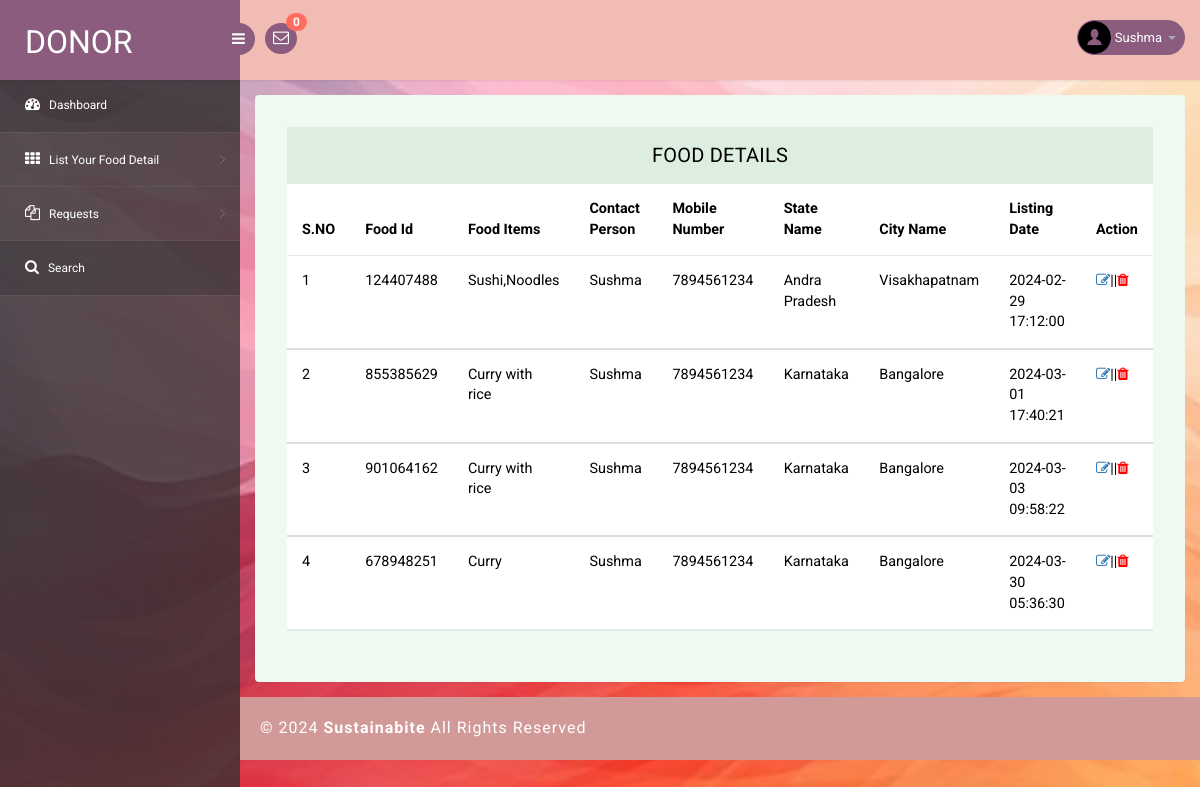
/donor/manage-food-details.php (signed in), run on the app's committed database.
### tables this page shows
CREATE TABLE `tbldonor` (
  `ID` int(10) NOT NULL,
  `FullName` varchar(200) DEFAULT NULL,
  `Email` varchar(200) DEFAULT NULL,
  `MobileNumber` bigint(10) DEFAULT NULL,
  `Password` varchar(120) DEFAULT NULL,
  `RegDate` timestamp NULL DEFAULT current_timestamp()
);

CREATE TABLE `tblfood` (
  `ID` int(10) NOT NULL,
  `DonorID` int(10) DEFAULT NULL,
  `foodId` int(10) DEFAULT NULL,
  `FoodItems` mediumtext DEFAULT NULL,
  `StateName` varchar(200) DEFAULT NULL,
  `CityName` varchar(200) DEFAULT NULL,
  `pgName` longtext NOT NULL,
  `Description` mediumtext DEFAULT NULL,
  `PickupDate` varchar(200) DEFAULT NULL,
  `PickupAddress` mediumtext DEFAULT NULL,
  `ContactPerson` varchar(200) DEFAULT NULL,
  `CPMobNumber` bigint(10) DEFAULT NULL,
  `Image` varchar(200) DEFAULT NULL,
  `CreationDate` timestamp NULL DEFAULT current_timestamp(),
  `UpdationDate` timestamp NULL DEFAULT NULL ON UPDATE current_timestamp()
);

### donor/manage-food-details.php (the view, shortened to what this page needs)
<?php
include('includes/dbconnection.php');
if (strlen($_SESSION['pgasoid']==0)) {
  header('location:logout.php');
  } else{
?>
<!DOCTYPE html>
<head>
<link rel="stylesheet" href="css/bootstrap.min.css" >
<link href="css/style.css" rel='stylesheet' type='text/css' />
<link href="css/style-responsive.css" rel="stylesheet"/>
<link rel="stylesheet" href="css/font.css" type="text/css"/>
<link href="css/font-awesome.css" rel="stylesheet">
</head>
<body>
<section id="container">
<?php include_once('includes/header.php');?>
<?php include_once('includes/sidebar.php');?>
<section id="main-content">
	<section class="wrapper">
		<div class="table-agile-info">
 <div class="panel panel-default">
    <div class="panel-heading">
     Food Details
    </div>
    <div>
      <table class="table" ui-jq="footable" ui-options='{
        "paging": {
          "enabled": true
        },
        "filtering": {
          "enabled": true
        },
        "sorting": {
          "enabled": true
        }}'>
        <thead>
          <tr>
            <th data-breakpoints="xs">S.NO</th>
            <th>Food Id</th>
            <th>Food Items</th>
            <th>Contact Person</th>
            <th> Mobile Number</th>
            <th>State Name</th>
            <th>City Name</th>
            <th>Listing Date</th>
            <th data-breakpoints="xs">Action</th>
          </tr>
        </thead>
        <?php
        $did=$_SESSION['pgasoid'];
$ret=mysqli_query($con,"select * from  tblfood where DonorID='$did'");
$cnt=1;
while ($row=mysqli_fetch_array($ret)) {
?>
        <tbody>
          <tr data-expanded="true">
            <td><?php echo $cnt;?></td>
            <td><?php  echo $row['foodId'];?></td>
            <td><?php  echo $row['FoodItems'];?></td>
              <td><?php  echo $row['ContactPerson'];?></td>
              <td><?php  echo $row['CPMobNumber'];?></td>
                  <td><?php  echo $row['StateName'];?></td>
                  <td><?php  echo $row['CityName'];?></td>
                  <td><?php  echo $row['CreationDate'];?></td>
                  <td><a href="edit-fooddetails.php?editid=<?php echo $row['ID'];?>&&requestid=<?php echo $row['foodId'];?>"><i class="fa fa-edit" aria-hidden="true"></i></a>||<a href="manage-food-details.php?action=delete&&bsid=<?php echo $row['ID']; ?>" style="color:red;" title="Delete this record" onclick="return confirm('Do you really want to delete this record?');"><i class="fa fa-trash" aria-hidden="true"></i> </a>
                </tr>
                <?php
$cnt=$cnt+1;
}?>
 </tbody>
            </table>
    </div>
  </div>
</div>
</section>
		 <?php include_once('includes/footer.php');?>
</section>
</section>
</body>
</html>
<?php }  ?>

### donor/includes/header.php (shortened to what this page needs)
<header class="header fixed-top clearfix">
<div class="brand">
    <a href="dashboard.php" class="logo">
        Donor
    </a>
    <div class="sidebar-toggle-box">
        <div class="fa fa-bars"></div>
    </div>
</div>
<div class="nav notify-row" id="top_menu">
    <ul class="nav top-menu">
                <?php
        $did=$_SESSION['pgasoid'];
$ret1=mysqli_query($con,"select tblfoodrequests.id,fullName,requestNumber from tblfoodrequests
 join tblfood  on tblfood.ID=tblfoodrequests.foodId
 where tblfood.DonorID='$did' and (tblfoodrequests.status is null || tblfoodrequests.status='')");
$num=mysqli_num_rows($ret1);
?>
        <li id="header_inbox_bar" class="dropdown">
            <a data-toggle="dropdown" class="dropdown-toggle" href="#">
                <i class="fa fa-envelope-o"></i>
                <span class="badge bg-important"><?php echo $num;?></span>
            </a>
        </li>
    </ul>
</div>
<div class="top-nav clearfix">
    <ul class="nav pull-right top-menu">
        <li class="dropdown">
            <a data-toggle="dropdown" class="dropdown-toggle" href="#">
                <?php
$donorid=$_SESSION['pgasoid'];
$ret=mysqli_query($con,"select FullName from  tbldonor where ID='$donorid'");
$row=mysqli_fetch_array($ret);
$name=$row['FullName'];
?>
                <img alt="" src="images/2.png">
                <span class="username"><?php echo $name; ?></span>
                <b class="caret"></b>
            </a>
        </li>
    </ul>
</div>
</header>

### donor/css/style.css (style rules this page uses)
ul, ol { margin: 0; }
html, body { font-family: 'Roboto', sans-serif; font-size: 100%; overflow-x: hidden; background: url(../images/bg.jpg) no-repeat 0px 0px; background-size:cover; width:100%; height:100%; }
body a { transition: 0.5s all ease; -webkit-transition: 0.5s all ease; -moz-transition: 0.5s all ease; -o-transition: 0.5s all ease; -ms-transition: 0.5s all ease; text-decoration:none; }
ul,label { margin:0; padding:0; }
#main-content { margin-left:240px; -webkit-transition:all .3s ease-in-out; -moz-transition:all .3s ease-in-out; -o-transition:all .3s ease-in-out; transition:all .3s ease-in-out; }
.header { left:0; right:0; z-index:1002; background:rgb(240, 188, 180); -webkit-transition:all .3s ease-in-out; -moz-transition:all .3s ease-in-out; -o-transition:all .3s ease-in-out; transition:all .3s ease-in-out; }
.fixed-top { position:fixed; box-shadow:1px 0 3px rgba(0,0,0,.15); }
.wrapper { display:inline-block; margin-top:80px; padding:15px; width:100%; }
.brand { background:#8b5c7e; float:left; width:240px; height:80px; position:relative; }
a.logo { font-size:32px; color:#fff; float:left; margin:20px 0 0 25px; text-transform:uppercase; }
#top_menu .nav>li,ul.top-menu>li { float:left; }
.notify-row { float:left; margin-top:23px; margin-left:25px; }
ul.top-menu { margin-right:15px; margin-top: 0; }
ul.top-menu > li > a { color: #fff; font-size: 16px; background: #8b5c7e; padding: 4px 8px; margin-right: 15px; border-radius: 50%; -webkit-border-radius: 50%; padding-right: 8px !important; }
.notify-row .badge { position:absolute; right:-10px; top:-10px; z-index:100; }
.top-nav { margin-top:20px; }
.top-nav img { border-radius:50%; -webkit-border-radius:50%; width:33px; }
.top-nav .username { font-size:13px; color:#fff; }
.top-nav ul.top-menu>li>a { border-radius: 100px; -webkit-border-radius: 100px; padding: 0px; background: none; margin-right: 0; border: 1px solid #8b5c7e; background: #8b5c7e; }
.top-nav ul.top-menu>li { margin-left:10px; }
.top-nav .nav .caret { border-bottom-color:#A4AABA; border-top-color:#A4AABA; }
.sidebar-toggle-box { float:left; margin-top:23px; margin-left:-15px; background:#8b5c7e; border-radius:50%; -webkit-border-radius:50%; width:32px; height:32px; position:absolute; right:-15px; }
.sidebar-toggle-box .fa-bars { cursor:pointer; display:inline-block; font-size:15px; padding:8px 8px 8px 9px; color:#fff; }
.panel-heading { position: relative; height: 57px; line-height: 57px; letter-spacing: 0.2px; color: #000; font-size: 18px; font-weight: 400; padding: 0 16px; background:#ddede0; border-top-right-radius: 2px; border-top-left-radius: 2px; text-transform: uppercase; text-align: center; }
.panel { border: none ! important; }
.table>thead>tr>th { border-bottom: 1px solid #e1ab91 ! important; }
.table>tbody>tr>td, .table>tbody>tr>th, .table>tfoot>tr>td, .table>tfoot>tr>th, .table>thead>tr>td, .table>thead>tr>th { border-bottom: 1px solid #e9e9e9 ! important; }
.table > thead > tr > th, .table > tbody > tr > th, .table > tfoot > tr > th, .table > thead > tr > td, .table > tbody > tr > td, .table > tfoot > tr > td { border-top: none !important; }
.table td, .table>tbody>tr>td, .table>tbody>tr>th, .table>tfoot>tr>td, .table>tfoot>tr>th, .table>thead>tr>td, .table>thead>tr>th { padding: 15px!important; }
.table > thead > tr > th, .table > tbody > tr > th, .table > tfoot > tr > th, .table > thead > tr > td, .table > tbody > tr > td, .table > tfoot > tr > td { font-size: 0.9em; color: #000; border-top: none !important; }
.table-agile-info { background: #eef9f0; padding: 2em; border-radius: 4px; -webkit-box-shadow: 0 1px 1px rgba(0,0,0,.05); box-shadow: 0 1px 1px rgba(0,0,0,.05); }
.panel-default>.panel-heading { color: #000000 ! important; background-color: #ddede0 ! important; border-color: #ddede0 ! important; font-size: 20px; }
.badge.bg-important { background: #ff6c60; }

### data on the page
tbldonor: FullName "Sushma"
tblfood: foodId "124407488", FoodItems "Sushi,Noodles", ContactPerson "Sushma", CPMobNumber "7894561234", StateName "Andra Pradesh", CityName "Visakhapatnam", CreationDate "2024-02-29 17:12:00"
tblfood: foodId "855385629", FoodItems "Curry with rice", ContactPerson "Sushma", CPMobNumber "7894561234", StateName "Karnataka", CityName "Bangalore", CreationDate "2024-03-01 17:40:21"
tblfood: foodId "901064162", FoodItems "Curry with rice", ContactPerson "Sushma", CPMobNumber "7894561234", StateName "Karnataka", CityName "Bangalore", CreationDate "2024-03-03 09:58:22"
tblfood: foodId "678948251", FoodItems "Curry", ContactPerson "Sushma", CPMobNumber "7894561234", StateName "Karnataka", CityName "Bangalore", CreationDate "2024-03-30 05:36:30"

### other printed values
$num "0"
